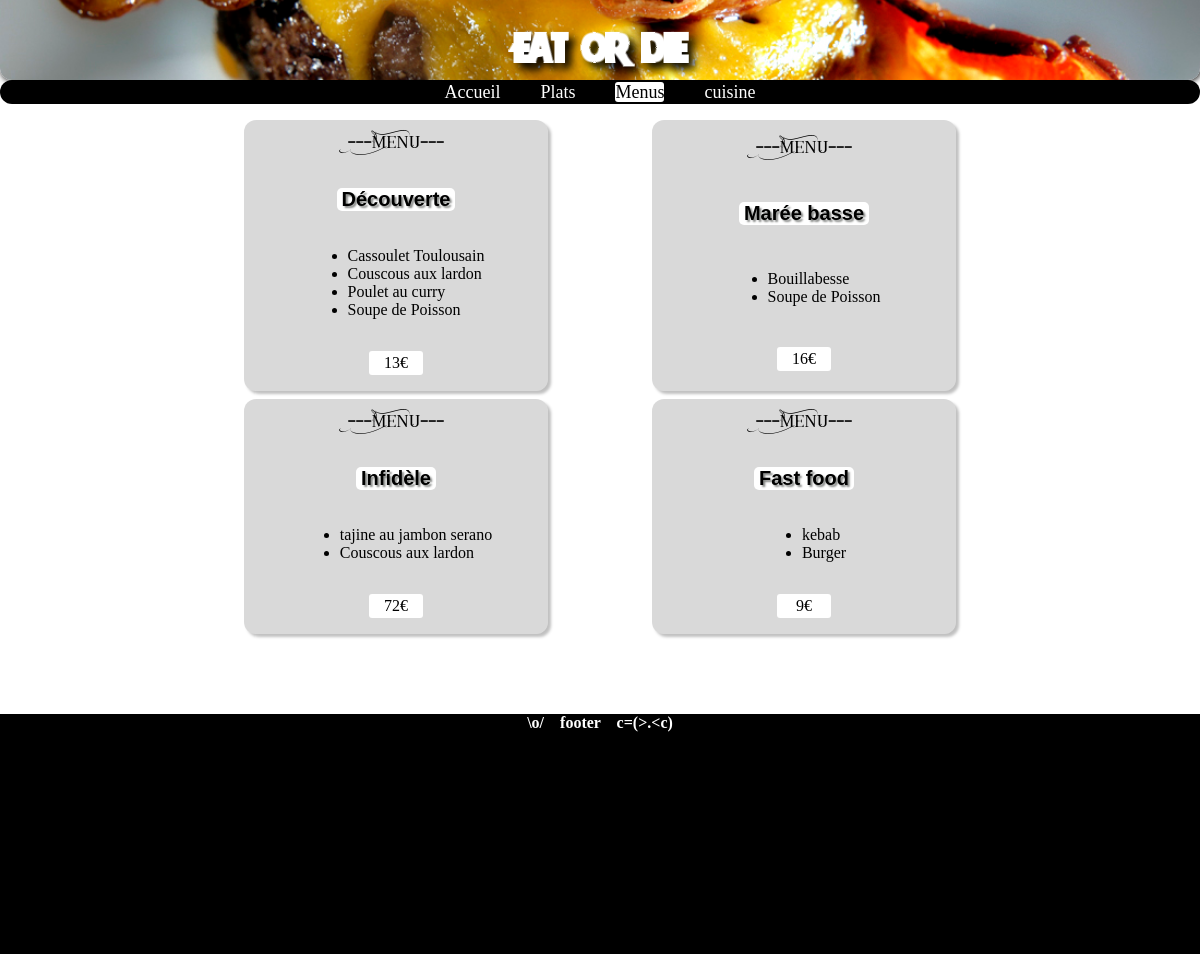
Screenshot of /menus.php with the database file from the repository.
### tables this page shows
CREATE TABLE `menu` (
  `id` int(11) NOT NULL,
  `nom` varchar(255) NOT NULL,
  `prix` float NOT NULL
);

### includes/midMenus.php (the view)
<div class="mainPlat">
<?php
include("bdd.php");
$reponse = $bdd->prepare('SELECT
                          menu.nom AS menu_nom,
                          menu.prix AS menu_prix,
                          menu.id AS id_menu, GROUP_CONCAT(plat.nom SEPARATOR ",") AS plat_nom
                          FROM `relation`
                          LEFT JOIN menu ON `menu`.id = `relation`.id_menu
                          LEFT JOIN plat ON `plat`.id = `relation`.id_plat
                          GROUP BY menu.id ');
$reponse->execute();
while ($donnees = $reponse->fetch())
{
  $plat_array = explode(',', $donnees["plat_nom"]);
  echo
  "<div class='menu'>
      <p class='menuTitle anna'>---Menu---</p>
      <p class='source resize'>".$donnees["menu_nom"]."</p>
      <ul>";
  foreach ($plat_array as $value) {
    echo "<li>".$value."</li>";
  }
  echo"
      </ul>
      <p class='prix'>".$donnees["menu_prix"]."€</p>
   </div>";
};
?>
</div>

### assets/css/style.css (style rules this page uses)
html, body, h1, h2, h3, h4, footer { margin: 0; padding: 0; height: 100%; }
body { min-height: 100% }
.source { font-family: "source", sans-serif; }
.anna { font-family: "annabel", serif; }
.resize { font-size: 20px; font-weight: bold; text-shadow: 2px 2px 2px #848684; background-color: white; border-radius: 5px; padding: 0px 5px; }
.mainPlat { display:flex; flex-wrap: wrap; justify-content: space-around; }
.menuTitle { text-align: center; }
.menu { display:flex; flex-direction: column; align-items: center; justify-content: space-around; background-color: rgba(0,0,0,0.15); box-shadow: 3px 3px 3px silver; color: black; border-radius: 12px; margin:0.5em 0.5em 0em 0.5em; padding:0em 1em; width: 17em; height:auto; }
.prix { background-color: white; padding:3px; border-radius: 3px; width:3em; text-align: center; }
@media screen and (min-width: 900px) { .mainPlat { margin: 0em 6em; } }
@media screen and (min-width: 1150px) { .mainPlat { margin: 0em 12em; } }

### rows the page displays
menu: nom "Découverte", value "Cassoulet Toulousain", value "Couscous aux lardon", value "Poulet au curry", value "Soupe de Poisson", prix "13"
menu: nom "Marée basse", value "Bouillabesse", value "Soupe de Poisson", prix "16"
menu: nom "Infidèle", value "tajine au jambon serano", value "Couscous aux lardon", prix "72"
menu: nom "Fast food", value "kebab", value "Burger", prix "9"
